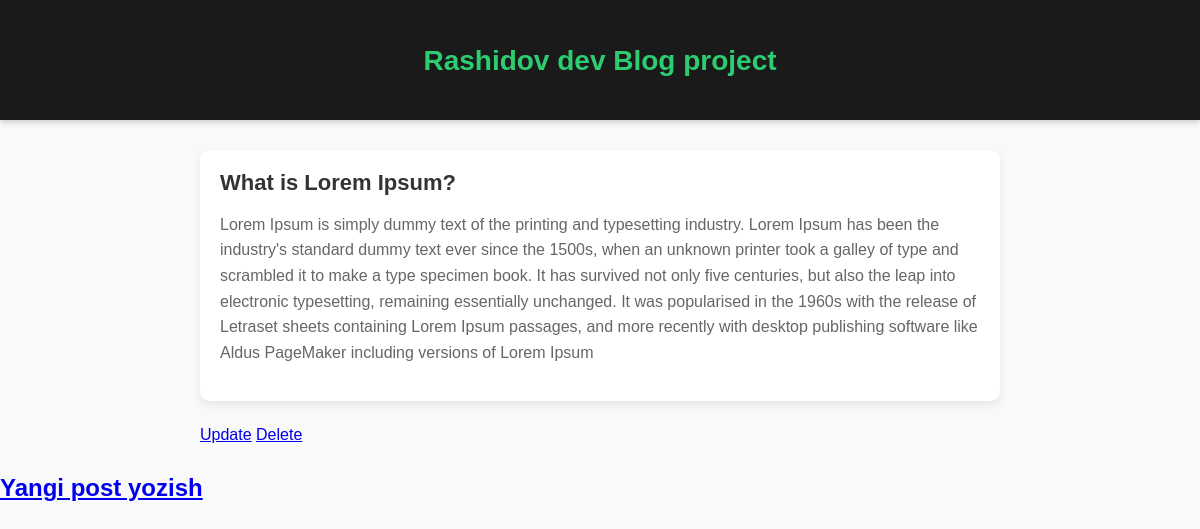
Screenshot of /post/2 with the database file from the repository.
### blog/models.py (models this page shows, shortened)
class Post(models.Model):
    title = models.CharField(max_length=200)
    author = models.ForeignKey('auth.User', on_delete=models.CASCADE)
    body = models.TextField()

### blog/views.py (the view)
# urls.py: path('post/<int:pk>', BlogDetailView.as_view(), name='post_detail'),
class BlogDetailView(DetailView):
    model = Post
    template_name = 'post_detail.html'

### templates/post_detail.html
{% extends 'base.html' %}
{% block content %}
        <div  class="post-entry">
            <h2>{{  post.title }} </h2>
            <p>{{  post.body }}</p>
        </div>
    <a href="{% url 'post_edit' post.pk %}">Update</a>
    <a href="{% url 'post_delete' post.pk %}">Delete</a>
{% endblock content %}

### static/css/base.css (style rules this page uses)
body { font-family: Arial, sans-serif; background-color: #f9f9f9; margin: 0; padding: 0; color: #333; }
div { max-width: 800px; margin: 30px auto; padding: 0 20px; }
.post-entry { background: #fff; padding: 20px; margin-bottom: 25px; border-radius: 10px; box-shadow: 0 4px 8px rgba(0,0,0,0.08); transition: transform 0.2s ease, box-shadow 0.2s ease; }
.post-entry h2 { margin: 0 0 10px; font-size: 22px; }
.post-entry p { color: #666; line-height: 1.6; }

### rows the page displays
Post: title "What is Lorem Ipsum?", body "Lorem Ipsum is simply dummy text of the printing and typesetting industry. Lorem Ipsum has been the industry's standard dummy text ever since the 1500s, when an unknown printer took a galley of type and scrambled it to make a type specimen book. It has survived not only five centuries, but also the leap into electronic typesetting, remaining essentially unchanged. It was popularised in the 1960s with the release of Letraset sheets containing Lorem Ipsum passages, and more recently with desktop publishing software like Aldus PageMaker including versions of Lorem Ipsum"
